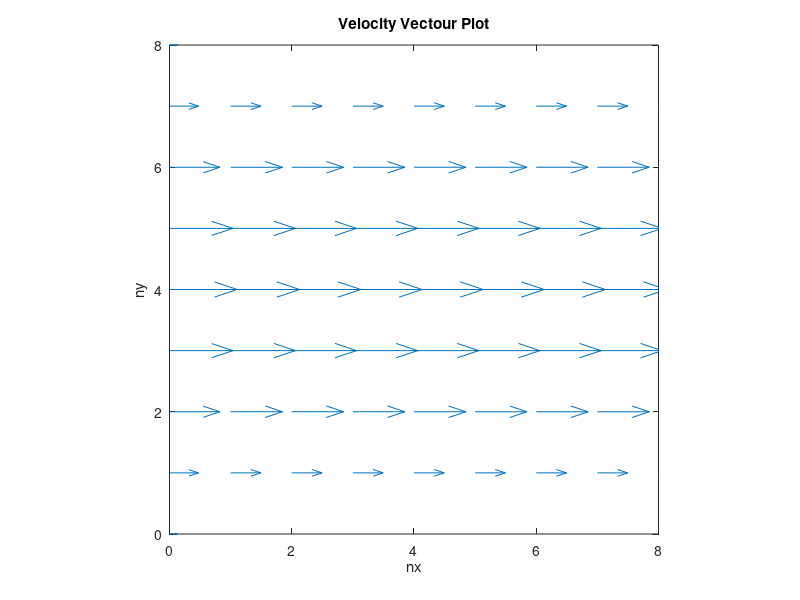
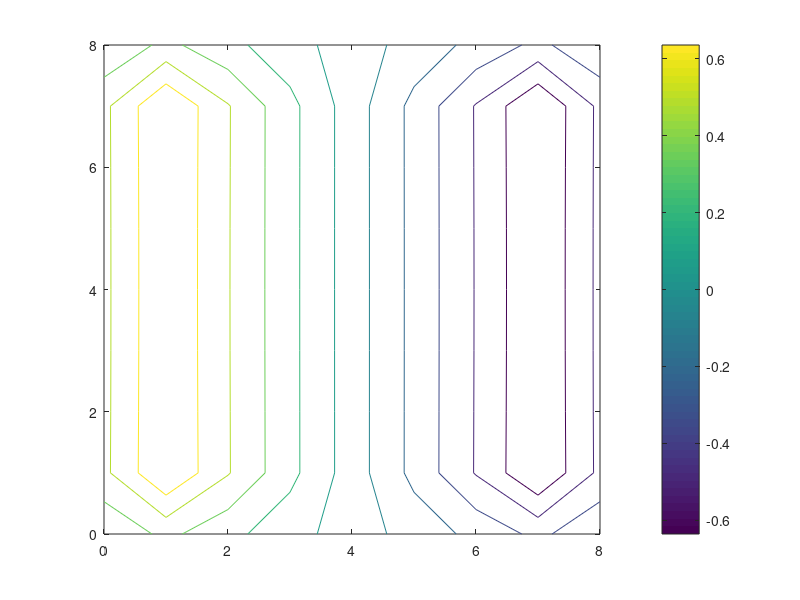

Write MATLAB code to recreate these figures, in order.
%Stokes equation for 2D channel for
%SOR method for faster convergent
clc;
clear all;
close all;
%-----------------------------------------------------------------------
%Define all numerial values
%------------------------------------------------------------------------
Re = 1;                 %Reynolds Number
visc=1/Re;              %viscosity
nx = 8;                 %gridpoints along x
ny = 8;                 %gridpoints along y
lx = 1;                 %lenght of the domain
ly = 1;                 %width of the domain
ft=0.5;                 %final time
MaxErr = 0.001;         %maximum error for pressure
Maxit=10;              %maximum iteration
nstep= 100;
beta=1.2;               %SOR factor
dt=0.01;               %time step size
gx =0; gy=0;        %external forces

%---------------------------------------------
%Variable initialization
u = zeros(nx+1,ny+2); ut = zeros(nx+1,ny+2);  %velocity in x direction
v = zeros(nx+2,ny+1); vt = zeros(nx+2,ny+1);  %velocity in y direction
p = zeros(nx+2,ny+2);                       %pressure
t=0;                                                %Initial time
%----------------------------------------------------------------------
%set grid points
dx=lx/nx; dy=ly/ny;                         %length of the grid cell
for i = 0:nx+2
    for j = 0:ny+2
        x=dx*(i-1);
        y=dy*(j-1.5);
    end
end
%-----------------------------------------------------------------------
%Check to ensure that the defined time step meets stability condition?
if dt>0.25*(min(dx,dy))^2/visc || dt>(1/Re)
    dt=min((0.25*(min(dx,dy))^2/visc),(visc));
end
%-----------------------------------------------------------------------
%Set boundary conditions


for j=2:ny+1
    y=dy*(j-1.5);
    u(1,j)= y*(1-y);               %u at left edge
    u(nx+1,j)=y*(1-y);            %u at right edge
    
end

for i=2:nx+1
    v(i,1)=0;                   %v at bottom edge
    v(i,ny+1)=0;                %v at top edge
end


for i=2:nx+1
    u(i,ny+2)= -u(i,ny+1);       %u at top edge
    u(i,1)= -u(i,2);            %u at bottom edge
    
end

for j=2:ny
    v(nx+2,j)=-v(nx+1,j);        %v at right
    v(1,j)=-v(2,j);              %v at left
    
end
for i=2:nx+1
    p(i,ny+2)= p(i,ny+1);              %at top
    p(i,1)= p(i,2);                    %at bottom
end
for j=2:ny+1
    p(nx+2,j)=2*(1-2*visc)-p(nx+1,j);   %at right
    p(1,j)=2-p(2,j);                    %at left
end

for n=1:nstep
    %------------------------------------------------------------
    %temporary velocity
    
    for i=2:nx
        for j=2:ny+1
            ut(i,j)=u(i,j)+dt*(visc*((u(i+1,j)-2*u(i,j)+u(i-1,j))/dx^2+...
                (u(i,j+1)-2*u(i,j)+u(i,j-1))/dy^2)+gx);
        end
    end
    
    
    for i=2:nx+1
        for j=2:ny
            vt(i,j)=v(i,j)+dt*(visc*((v(i+1,j)-2*v(i,j)+v(i-1,j))/dx^2+...
                (v(i,j+1)-2*v(i,j)+v(i,j-1))/dy^2)+gy);
        end
    end
    %---------------------------------------------------------------
    %Update boundary values
    for j=2:ny+1
        y=dy*(j-1.5);
        ut(1,j)= y*(1-y);               %u at left edge
        ut(nx+1,j)=y*(1-y);            %u at right edge
    end
    
    for i=2:nx+1
        vt(i,1)=0;                   %v at bottom edge
        vt(i,ny+1)=0;                %v at top edge
    end
    
    for i=2:nx+1
        ut(i,ny+2)= -ut(i,ny+1);       %u at top edge
        ut(i,1)= -ut(i,2);            %u at bottom edge
    end
    
    for j=2:ny
        vt(nx+2,j)=-vt(nx+1,j);        %v at right
        vt(1,j)=-vt(2,j);              %v at left
    end
    for i=2:nx+1
        p(i,ny+2)= p(i,ny+1);              %at top
        p(i,1)= p(i,2);                    %at bottom
    end
    for j=2:ny+1
        p(nx+2,j)=2*(1-2*visc)-p(nx+1,j);   %at right
        p(1,j)=2-p(2,j);                    %at left
    end
    %ut
    %vt
    diag = (0.5/(1/dx^2+1/dy^2));
    for it=1:Maxit
        p_chk=p;
        for i=2:nx+1
            for j=2:ny+1
                p(i,j)=  p(i,j) + ...
                    diag*( (1/dx^2)*(p(i+1,j)-2*p(i,j)+p(i-1,j))+ ...
                    (1/dy^2)*(p(i,j+1)-2*p(i,j)+p(i,j-1)) ...
                    -(Re/dt)*((ut(i,j)-ut(i-1,j))/dx...
                    +(vt(i,j)-vt(i,j-1))/dy) );
            end
        end
         if max(max(abs(p_chk-p))) <MaxErr, break, end
        
         for i=2:nx+1
            p(i,ny+2)= p(i,ny+1);              %at top
            p(i,1)= p(i,2);                    %at bottom
        end
        for j=2:ny+1
            p(nx+2,j)=2*(1-2*visc)-p(nx+1,j);   %at right
            p(1,j)=2-p(2,j);                    %at left
        end
       
        
    end
    
    
    %------------------------------------------------------------
    %update velocities
    %u velocity
    
    for i=2:nx
        for j= 2:ny+1
            u(i,j)= ut(i,j)- ((dt/Re)*((p(i+1,j)-p(i,j))/dx));
        end
    end
    %v-velocity
    for i=2:nx+1
        for j= 2:ny
            v(i,j)= vt(i,j)- ((dt/Re)*((p(i,j+1)-p(i,j))/dy));
        end
    end
    %--------------------------------------------------------------
    for j=2:ny+1
        y=dy*(j-1.5);
        u(1,j)= y*(1-y);               %u at left edge
        u(nx+1,j)=y*(1-y);            %u at right edge
    end
    
    for i=2:nx+1
        v(i,1)=0;                   %v at bottom edge
        v(i,ny+1)=0;                %v at top edge
    end
    
    for i=2:nx+1
        u(i,ny+2)= -u(i,ny+1);       %u at top edge
        u(i,1)= -u(i,2);            %u at bottom edge
    end
    
    for j=2:ny
        v(nx+2,j)=-v(nx+1,j);        %v at right
        v(1,j)=-v(2,j);              %v at left
        
    end
    u
    v
    p
end
t=t+dt
%relocate the grid points
p(1:nx+2,1)=0; p(1:nx+2,ny+2)=0; p(1,1:ny+2)=0; p(nx+2,1:ny+2)=0;
u_cnt(1:nx+1,1:ny+1)= 1/2 *(u(1:nx+1,1:ny+1)+u(1:nx+1,2:ny+2));
v_cnt(1:nx+1,1:ny+1)= 1/2 *(v(1:nx+1,1:ny+1)+v(2:nx+2,1:ny+1));
p_cnt(1:nx+1,1:ny+1)=1/4*(p(1:nx+1,1:ny+1)+p(2:nx+2,1:ny+1)...
    +p(1:nx+1,2:ny+2)+p(2:nx+2,2:ny+2));
wt(1:nx+1,1:ny+1)=(v(2:nx+2,1:ny+1)-v(1:nx+1,1:ny+1))/dx...
    -(u(1:nx+1,2:ny+2)-u(1:nx+1,1:ny+1))/dy;
x(1:nx+1)=(0:nx)
y(1:ny+1)=(0:ny)
%-------------------------------------------------------------------------%
%Plot the variables
%-------------------------------------------------------------------------%
figure(1), quiver(x,y,(rot90(fliplr(u_cnt))),(rot90(fliplr(v_cnt)))),...
    xlabel('nx'),ylabel('ny'),title('Velocity Vectour Plot');
axis([0 nx 0 ny]),axis('square');
figure(2), contour(x,y,(rot90(fliplr(p_cnt)))); colorbar

